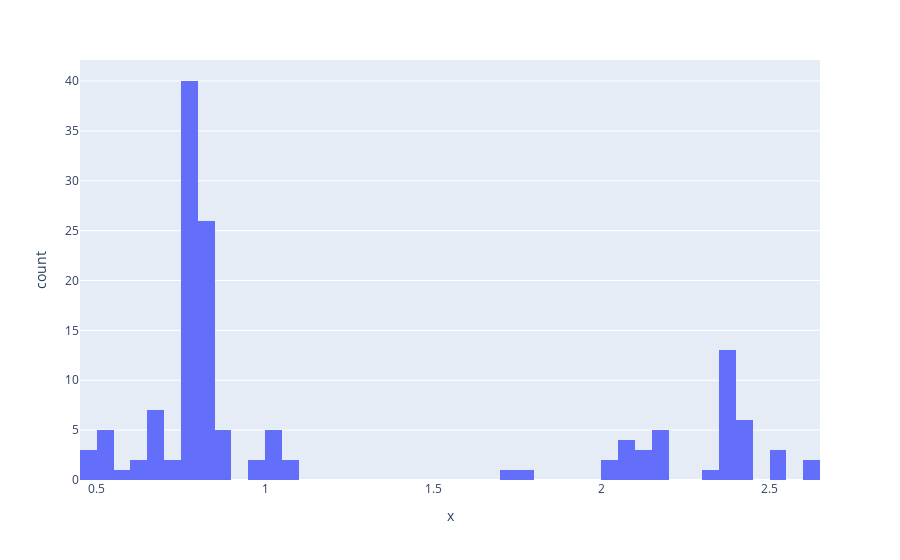

The notebook cell saved with this chart:
### Code cell
px.histogram(x=lines[:, 1], nbins=100, cumulative=False).show()

### Figure 1 — Plotly figure (JSON) as saved in the notebook; plotly's stock layout.template omitted (floating-point values rounded to 4 significant figures; data arrays with more than 128 entries replaced by an {"elided": "..."} marker saying what was removed)
{"data": [{"alignmentgroup": "True", "bingroup": "x", "cumulative": {"enabled": false}, "hovertemplate": "x=%{x}<br>count=%{y}<extra></extra>", "legendgroup": "", "marker": {"color": "#636efa", "pattern": {"shape": ""}}, "name": "", "nbinsx": 100, "offsetgroup": "", "orientation": "v", "showlegend": false, "type": "histogram", "x": {"elided": "141 float values"}, "xaxis": "x", "yaxis": "y"}], "layout": {"barmode": "relative", "legend": {"tracegroupgap": 0}, "margin": {"t": 60}, "xaxis": {"anchor": "y", "domain": [0, 1], "title": {"text": "x"}}, "yaxis": {"anchor": "x", "domain": [0, 1], "title": {"text": "count"}}}}
